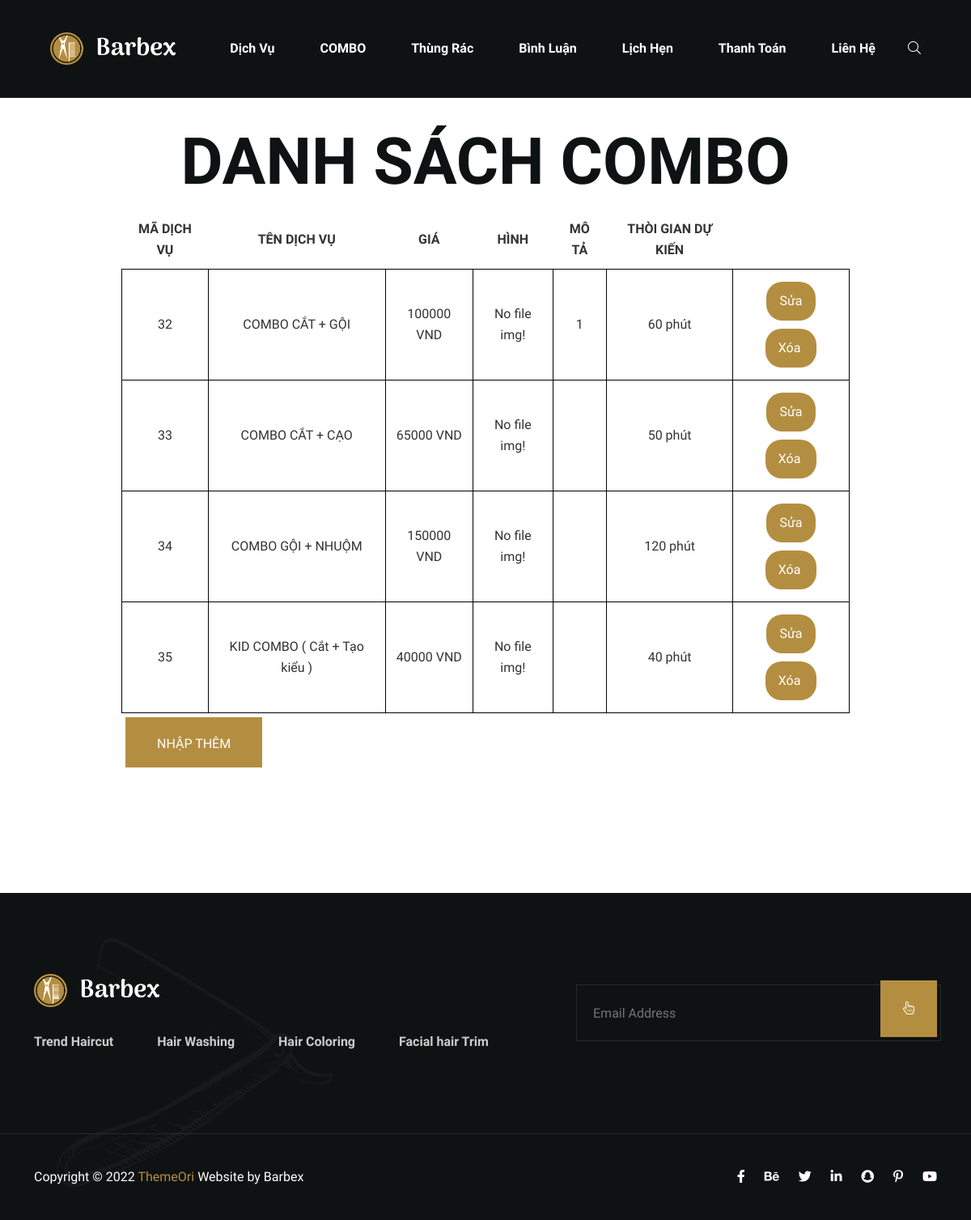
The page /admin/index.php?act=listcombo on the database its author committed.
### tables this page shows
CREATE TABLE `dichvu` (
  `MaDichVu` int(11) NOT NULL,
  `name` varchar(255) DEFAULT NULL,
  `img` varchar(255) NOT NULL,
  `icon` varchar(255) NOT NULL,
  `icon2` varchar(255) NOT NULL,
  `MoTa` varchar(255) NOT NULL,
  `Gia` decimal(10,0) DEFAULT NULL,
  `MaCoSo` int(11) DEFAULT NULL,
  `trangthai` int(4) NOT NULL,
  `thoigiandukien` varchar(255) DEFAULT NULL
);

### model/pdo.php (called while the page is built, shortened)
<?php
function pdo_get_connection(){
    $servername = "localhost";
    $username = "root";
    $password = "";
    try {
        $conn = new PDO("mysql:host=$servername;dbname=h&v", $username, $password);
        $conn->setAttribute(PDO::ATTR_ERRMODE, PDO::ERRMODE_EXCEPTION);
        return $conn;
    } catch(PDOException $e) {
        echo "Connection failed: " . $e->getMessage();
    }
}
function pdo_query($sql){
    $sql_args=array_slice(func_get_args(),1);
    try{
        $conn=pdo_get_connection();
        $stmt=$conn->prepare($sql);
        $stmt->execute($sql_args);
        $rows=$stmt->fetchAll();
        return $rows;
    }
    catch(PDOException $e){
        throw $e;
    }
    finally{
        unset($conn);
    }
}

### model/dichvu.php (called while the page is built, shortened)
<?php
function loadall_danhmuc()
{
    $sql = "select * from dichvu order by MaDichVu  ";
    $listdanhmuc = pdo_query($sql);
    return  $listdanhmuc;
}

### admin/listcombo.php (the view, shortened to what this page needs)
<div class="row2" style="margin: 150px;">
    <div class="row2 font_title">
        <h1>DANH SÁCH COMBO</h1>
    </div>
    <div class="row2 form_content ">
        <form action="#" method="POST">
            <div class="row2 mb10 formds_loai">
                <table style=" margin-top :10px;">
                    <tr>
                        <th>MÃ DỊCH VỤ</th>
                        <th>TÊN DỊCH VỤ</th>
                        <th>GIÁ</th>
                        <th>HÌNH</th>
                        <th>MÔ TẢ</th>
                        <th>THÒI GIAN DỰ KIẾN</th>
                    </tr>
                    <?php
                    foreach ($dsdm as $dm) {
                        extract($dm);
                        $hinhpath = "../upload/" . $img;
                        $suasp = "index.php?act=suacombo&iddv=" . $MaDichVu;
                        $hard_delete = "index.php?act=hard_delete&idsp=" . $MaDichVu;
                        if (is_file($hinhpath)) {
                            $hinhpath = "<img src= '" . $hinhpath . "' width='100px' height='100px'>";
                        } else {
                            $hinhpath = "No file img!";
                        }
                        if ($trangthai == 3) {
                            echo '<tr>
                <td>' . $MaDichVu . '</td>
                <td>' . $name . '</td>
                <td>' . $Gia . ' <a>VND </a></td>
                <td>' . $hinhpath . '</td>
                <td class="description-column">' . $MoTa . '</td>
                <td>' . $thoigiandukien . '</td>
                <td><a href="' . $suasp . '"  ><input type="button" value="Sửa" class="compact-buttons-input" type="button"> </a>
                <a href="' . $hard_delete . '"> <input class="compact-buttons-input" type="button" value="Xóa " onclick="return confirm(\'bạn có muốn xóa  ko \' )" ></a>
            </tr>';
                        }
                    }
                    ?>
                </table>
            </div>
            <div class="row mb10 ">
                <a href="index.php?act=addcombo"> <input class="mr20" type="button" value="NHẬP THÊM"></a>
            </div>
        </form>
    </div>
</div>

### admin/listcombo.php (style rules this page uses)
h1 { text-align: center; }
th { padding: 10px; margin: 10px; }
td { margin: 10px 5px !important; padding: 10px; border: 1px solid black; }
input { margin: 5px; }
.description-column { max-width: 400px; overflow: hidden; text-overflow: ellipsis; white-space: nowrap; }
table { align-items: center; width: 100%; text-align: center; border-collapse: collapse; }
.compact-buttons-input { padding: 10px 15px !important; margin: 5px 0; border-radius: 20px !important; border: 1px solid #ccc; background-color: white; transition: background-color 0.3s; }

### rows shown on the page
dichvu: MaDichVu "32", name "COMBO CẮT + GỘI", Gia "100000", img "No file img!", MoTa "1", thoigiandukien "60 phút"
dichvu: MaDichVu "33", name "COMBO CẮT + CẠO", Gia "65000", img "No file img!", thoigiandukien "50 phút"
dichvu: MaDichVu "34", name "COMBO GỘI + NHUỘM", Gia "150000", img "No file img!", thoigiandukien "120 phút"
dichvu: MaDichVu "35", name "KID COMBO ( Cắt + Tạo kiểu )", Gia "40000", img "No file img!", thoigiandukien "40 phút"
